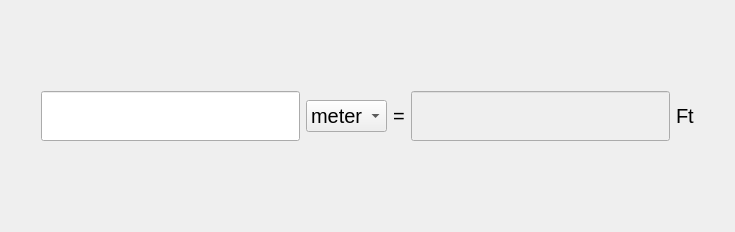
<?xml version="1.0" encoding="UTF-8"?>
<ui version="4.0">
 <class>Form</class>
 <widget class="QWidget" name="Form">
  <property name="geometry">
   <rect>
    <x>0</x>
    <y>0</y>
    <width>735</width>
    <height>232</height>
   </rect>
  </property>
  <property name="windowTitle">
   <string>Form</string>
  </property>
  <layout class="QGridLayout" name="gridLayout">
   <item row="2" column="0" colspan="2">
    <layout class="QHBoxLayout" name="horizontalLayout">
     <item>
      <spacer name="horizontalSpacer">
       <property name="orientation">
        <enum>Qt::Horizontal</enum>
       </property>
       <property name="sizeHint" stdset="0">
        <size>
         <width>100</width>
         <height>20</height>
        </size>
       </property>
      </spacer>
     </item>
     <item>
      <widget class="QLineEdit" name="box1">
       <property name="font">
        <font>
         <pointsize>28</pointsize>
        </font>
       </property>
      </widget>
     </item>
     <item>
      <widget class="QComboBox" name="comboBox1">
       <property name="font">
        <font>
         <pointsize>15</pointsize>
        </font>
       </property>
       <item>
        <property name="text">
         <string>meter</string>
        </property>
       </item>
       <item>
        <property name="text">
         <string>foot</string>
        </property>
       </item>
      </widget>
     </item>
     <item>
      <widget class="QLabel" name="label_3">
       <property name="font">
        <font>
         <pointsize>15</pointsize>
        </font>
       </property>
       <property name="layoutDirection">
        <enum>Qt::LeftToRight</enum>
       </property>
       <property name="text">
        <string>=</string>
       </property>
       <property name="alignment">
        <set>Qt::AlignCenter</set>
       </property>
      </widget>
     </item>
     <item>
      <widget class="QLineEdit" name="box2">
       <property name="enabled">
        <bool>false</bool>
       </property>
       <property name="font">
        <font>
         <pointsize>28</pointsize>
        </font>
       </property>
       <property name="readOnly">
        <bool>true</bool>
       </property>
      </widget>
     </item>
     <item>
      <widget class="QLabel" name="label">
       <property name="font">
        <font>
         <pointsize>15</pointsize>
        </font>
       </property>
       <property name="text">
        <string>Ft</string>
       </property>
      </widget>
     </item>
     <item>
      <spacer name="horizontalSpacer_2">
       <property name="orientation">
        <enum>Qt::Horizontal</enum>
       </property>
       <property name="sizeHint" stdset="0">
        <size>
         <width>100</width>
         <height>20</height>
        </size>
       </property>
      </spacer>
     </item>
    </layout>
   </item>
  </layout>
 </widget>
 <resources/>
 <connections/>
</ui>
